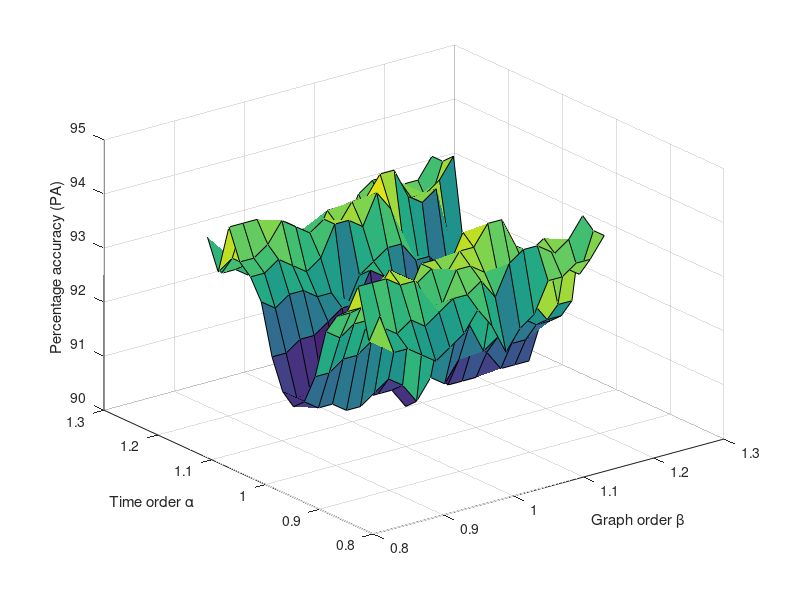
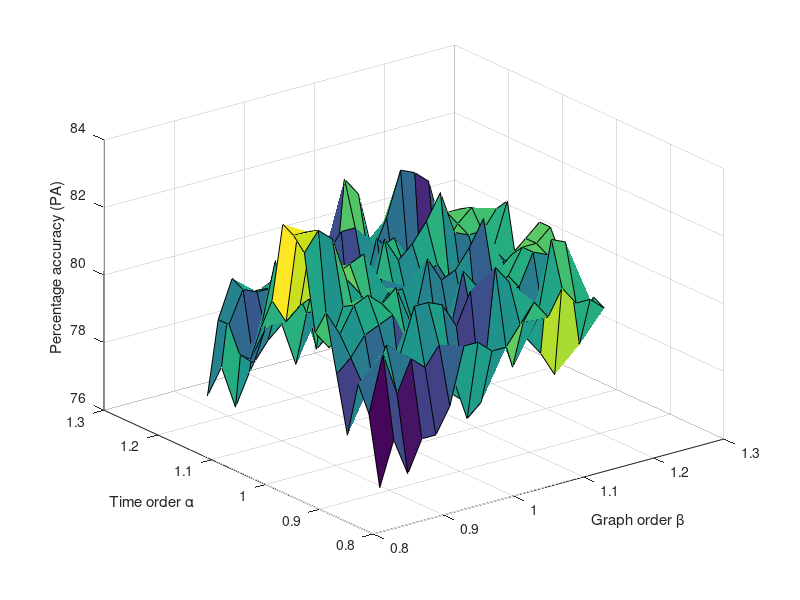
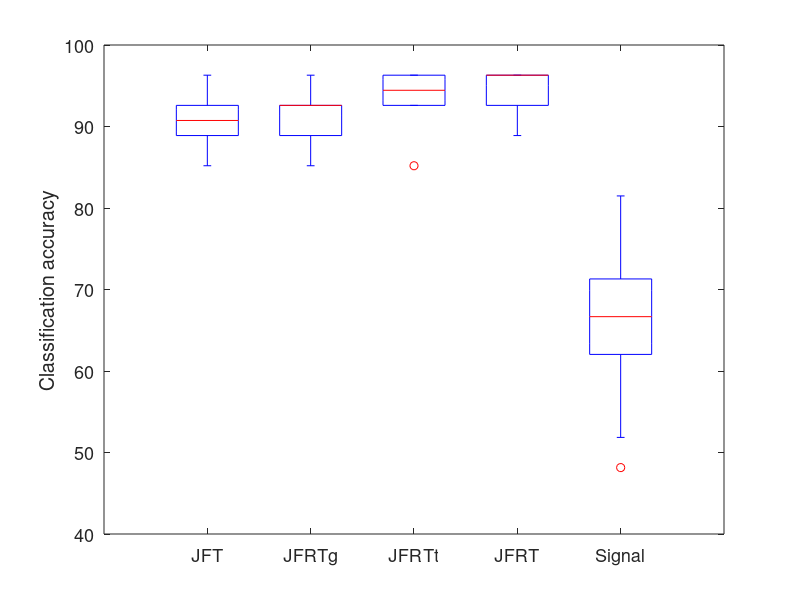

These figures' MATLAB source, in order: (Note: this script raises an error after producing the figures.)
clc
clear
close all


% Clustering 1

load err
err1 = err;
err1_mean = mean(err1,3);

tim = 0.84:0.02:1.16;
gim = 0.84:0.02:1.16;

figure()

surf(gim,tim,err1_mean)

xlabel('Graph order \beta')
ylabel('Time order \alpha')
zlabel('Percentage accuracy (PA)')



load err_twenty.mat
err2 = err;
err2_mean = mean(err2,3);

tim = 0.84:0.02:1.16;
gim = 0.84:0.02:1.16;

figure()

surf(gim,tim,err2_mean)

xlabel('Graph order \beta')
ylabel('Time order \alpha')
zlabel('Percentage accuracy (PA)')
%ordinary, best graph, best frac, best of both.
ordinary = squeeze(err1(9,9,:));
[~,idxg] = sort(err1_mean(9,:),'descend');
[~,idxt] = sort(err1_mean(:,9),'descend');
best = squeeze(err1(4,12,:));
bestg = squeeze(err1(9,idxg(1),:));
bestt = squeeze(err1(idxt(1),9,:));
load ordinary10result.mat

figure()
boxplot([ordinary,bestg,bestt,best,err10ord],'sym','+','color','k','ExtremeMode','compress','Widths',0.3,'Symbol','o','OutlierSize',1)
set(gca,'XTickLabel',{'JFT' 'JFRTg' 'JFRTt' 'JFRT','Signal'})
ylabel('Classification accuracy','Fontsize',13)
set(gca,'Fontsize',13)
ax = get(gca,'children');
obj = ax.Children;
for ii=1:numel(obj)
    if strcmpi(obj(ii).Tag,'Outliers')
        set(obj(ii),'MarkerSize',5)
    elseif strcmpi(obj(ii).Tag,{'Box' 'Lower Whisker' 'Upper Whisker' 'Lower Adjacent Value' 'Lower Adjacent Value' 'Median'})
        set(obj(ii),'LineWidth',1);
    elseif strcmpi(obj(ii).Tag,{ 'Median'})
        set(obj(ii),'LineWidth',1,'Color',[1.0 0.644 0]);
    end
end
ylim([48.148, 99.9])
ordinary = squeeze(err2(9,9,:));
[~,idxg] = sort(err2_mean(9,:),'descend');
[~,idxt] = sort(err2_mean(:,9),'descend');
best = squeeze(err2(4,12,:));
bestg = squeeze(err2(9,idxg(1),:));
bestt = squeeze(err2(idxt(1),9,:));
load ordinary20result.mat

figure()
boxplot([ordinary,bestg,bestt,best,err20ord],'sym','+','color','k','ExtremeMode','compress','Widths',0.3,'Symbol','o','OutlierSize',1)
set(gca,'XTickLabel',{'JFT' 'JFRTg' 'JFRTt' 'JFRT','Signal'})
ylabel('Classification accuracy','Fontsize',13)
set(gca,'Fontsize',13)
ax = get(gca,'children');
obj = ax.Children;
for ii=1:numel(obj)
    if strcmpi(obj(ii).Tag,'Outliers')
        set(obj(ii),'MarkerSize',5)
    elseif strcmpi(obj(ii).Tag,{'Box' 'Lower Whisker' 'Upper Whisker' 'Lower Adjacent Value' 'Lower Adjacent Value'})
        set(obj(ii),'LineWidth',1);
    elseif strcmpi(obj(ii).Tag,{ 'Median'})
        set(obj(ii),'LineWidth',1,'Color',[1.0 0.644 0]);
    end
end


